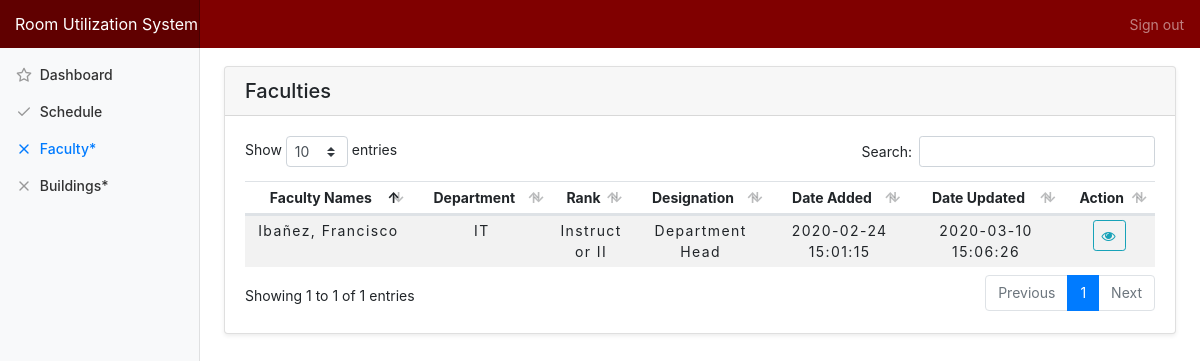
Page /index.php/head/faculty on the earlier database version.
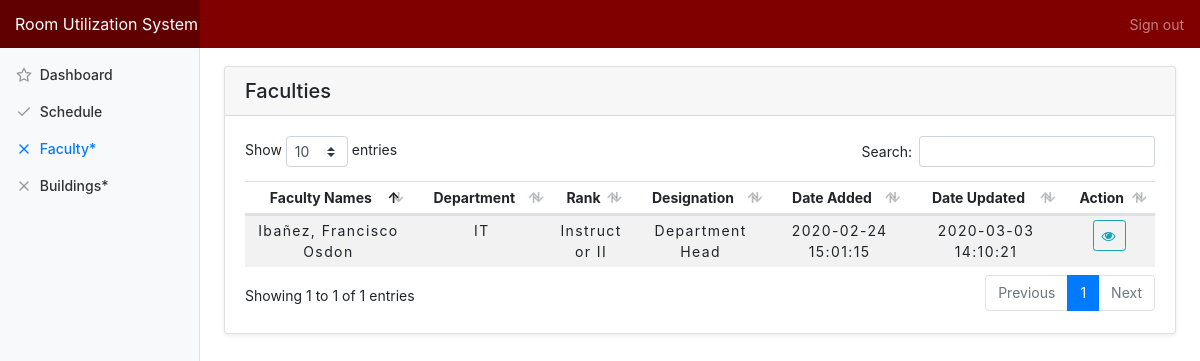
Same page on the later database version.
### tables this page shows
CREATE TABLE `tbl_faculty` (
  `faculty_id` int(10) NOT NULL,
  `identification` varchar(20) NOT NULL,
  `f_name` varchar(50) NOT NULL,
  `m_name` varchar(50) NOT NULL,
  `l_name` varchar(50) NOT NULL,
  `suffix_name` varchar(50) NOT NULL,
  `ext_name` varchar(50) NOT NULL,
  `contact_no` varchar(50) NOT NULL,
  `email` varchar(50) NOT NULL,
  `birth_date` varchar(50) NOT NULL,
  `address` varchar(50) NOT NULL,
  `image_src` varchar(255) NOT NULL DEFAULT 'avatar.png',
  `department_id` int(11) NOT NULL,
  `rank_id` int(11) NOT NULL,
  `designation_id` int(11) NOT NULL,
  `faculty_added` datetime NOT NULL DEFAULT current_timestamp(),
  `faculty_modified` datetime NOT NULL DEFAULT '0000-00-00 00:00:00' ON UPDATE current_timestamp()
);

CREATE TABLE `tbl_department` (
  `department_id` int(10) NOT NULL,
  `college_id` int(11) NOT NULL,
  `department_name` varchar(255) NOT NULL,
  `department_added` datetime NOT NULL DEFAULT current_timestamp(),
  `department_modified` datetime NOT NULL DEFAULT '0000-00-00 00:00:00' ON UPDATE current_timestamp()
);

CREATE TABLE `tbl_rank` (
  `rank_id` int(11) NOT NULL,
  `rank_type` varchar(50) NOT NULL,
  `rank_added` datetime NOT NULL,
  `rank_modified` datetime NOT NULL
);

CREATE TABLE `tbl_designation` (
  `designation_id` int(11) NOT NULL,
  `designation_name` varchar(150) NOT NULL,
  `regular_unit` int(11) NOT NULL,
  `designation_added` datetime NOT NULL DEFAULT current_timestamp(),
  `designation_modified` datetime NOT NULL DEFAULT '0000-00-00 00:00:00' ON UPDATE current_timestamp()
);

### application/controllers/Head.php (called while the page is built, shortened)
<?php
class Head extends CI_Controller {
	public function faculty(){
		$data['title'] = "Faculties";
		$data['faculties'] = $this->main_model->getFacultiesByDeptId();
		$this->load->view('templates/header', $data);
		$this->load->view('head/faculty');
		$this->load->view('templates/footer');
	}
}

### index.php (called while the page is built, shortened)
<?php
require_once BASEPATH.'core/CodeIgniter.php';

### application/models/Main_model.php (called while the page is built, shortened)
<?php defined('BASEPATH') OR exit('No direct script access allowed');
Class Main_model extends CI_Model{
	public function getFacultiesByDeptId() {
		return $this->db->join('tbl_department', 'tbl_department.department_id=tbl_faculty.department_id')
										->join('tbl_rank', 'tbl_rank.rank_id=tbl_faculty.rank_id')
										->join('tbl_designation', 'tbl_designation.designation_id=tbl_faculty.designation_id')
										->where('tbl_faculty.department_id = 5')
										->get('tbl_faculty')->result_array();
	}
}

### application/views/head/faculty.php (the view, shortened to what this page needs)
<div class="container-fluid">
  <div class="row">
    <main role="main" class="col-md-9 ml-sm-auto col-lg-10 pt-4 px-4 mb-3">
      <div class="card shadow-sm">
			  <h5 class="card-header d-flex justify-content-between align-items-center">
          <?=$title?>
        </h5>
			  <div class="card-body">
          <table class="table table-striped table-hover table-sm">
            <thead>
              <tr>
                <th>Faculty Names</th>
                <th>Department</th>
                <th>Rank</th>
                <th>Designation</th>
                <th>Date Added</th>
                <th>Date Updated</th>
                <th>Action</th>
              </tr>
            </thead>
            <tbody>
              <?php foreach ($faculties as $row) {?>
              <tr>
                <td><?=$row['l_name']?>, <?=$row['f_name']?> <?=$row['m_name']?></td>
                <td><?=$row['department_name']?></td>
                <td><?=$row['rank_type']?></td>
                <td><?=$row['designation_name']?></td>
                <td><?=$row['faculty_added']?></td>
                <td><?=$row['faculty_modified']?></td>
                <td>
                  <div class="btn-group" role="group">
                    <a href="<?=base_url('head/faculty_schedule/'.$row['faculty_id']) ?>" class="btn btn-sm btn-outline-info action-btn" data-toggle="tooltip" data-placement="top" title="View Schedule">
                      <span class="fa fa-eye"></span>
                    </a>
                  </div>
                </td>
              </tr>
              <?php } ?>
            </tbody>
          </table>
			  </div>
			</div>
   </main>
  </div>
</div>

Differences in the rows shown:
changed tbl_faculty "Ibañez": m_name (not shown) → "Osdon"; faculty_modified "2020-03-10 15:06:26" → "2020-03-03 14:10:21"
